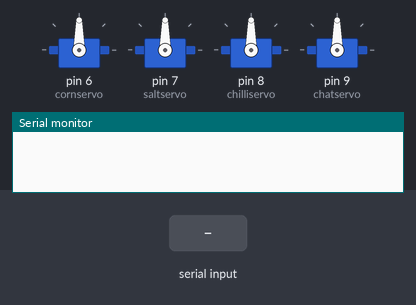
The sketch below on a simulated Arduino Uno, built with avr-gcc and run on an emulated ATmega328P. Parts: 4 × servo, the last lines printed to the serial monitor. Inputs (shaded band) come from the test bench.

Above: at 1.2 s.
1.3 s: "1" received over Serial
At 2.0 s:
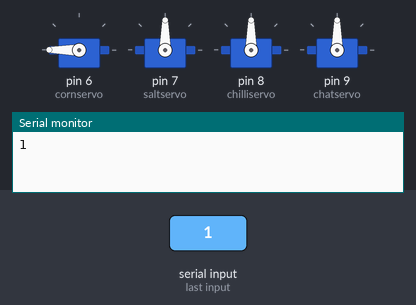
At 7.0 s:
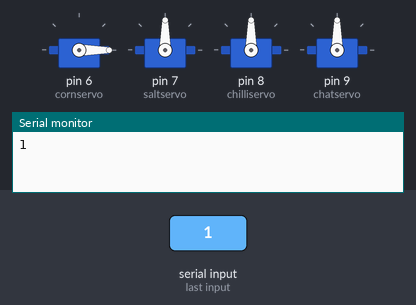
Timing chart, 0 to 8.5 s (numbered marks = the images above; inputs shaded):
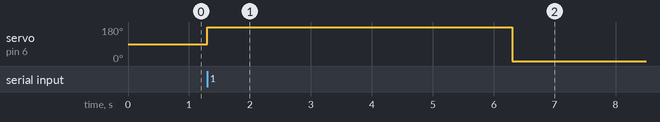

The sketch:

Subsystem2.ino.ino
```cpp
#include <Servo.h>
Servo cornservo ;
Servo saltservo ;
Servo chilliservo ;
Servo chatservo ;
int pos = 0;
char c;
int flag1 = 0;
int flag2 = 0;
int flag3 = 0;
int flag4 = 0;

void setup()
{
	cornservo.attach(6);
	saltservo.attach(7);
	chilliservo.attach(8);
	chatservo.attach(9);
	Serial.begin(9600);
}

void loop()
{
	if (Serial.available())
	{
		c = Serial.read();
		Serial.println(c);

		if (c == '1')
		{
  			if (flag1 == 0)
  			{
    				cornservo.write(180);
    				delay(5000);
    				cornservo.write(0);
    				flag1 = 1;
			}
		}

		else if (c == '2')
		{
  			if (flag2 == 0)
			{
    				saltservo.write(180);
    				flag2 = 1;
    				delay(2000);
    				saltservo.write(0);
  			}
		}

		else if (c == '3')
		{
  			if (flag3 == 0)
 	 		{
    				chilliservo.write(180);
    				flag3 = 1;
    				delay(2000);
    				chilliservo.write(0);
  			}
		}

		else if (c == '4')
		{
  			if (flag4 == 0)
  			{
    				chatservo.write(180);
    				flag4 = 1;
    				delay(2000);
    				chatservo.write(0);
  			}
		}

    		flag1 = 0;
    		flag2 = 0;
    		flag3 = 0;
    		flag4 = 0;
	}
}
```

Measured:
- after the input at 1.3 s, servo on pin 6 (cornservo): 90° → 180° at once, → 0° 5.0 s later
